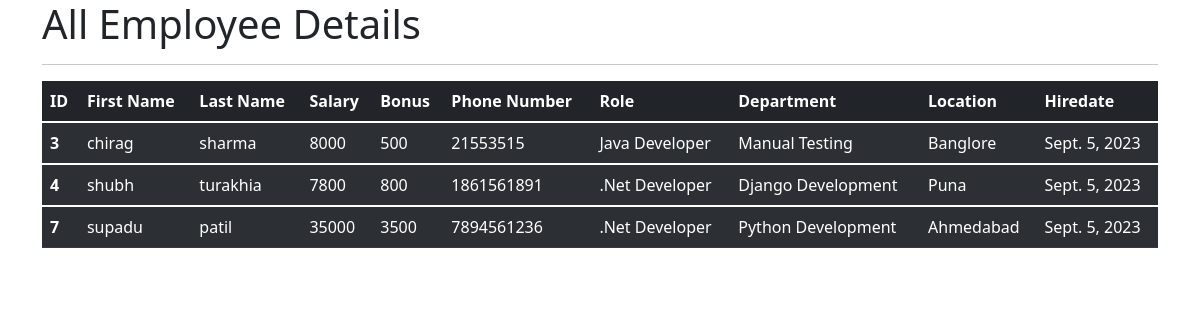
The app's page /all_emp with its own data.
### emp_app/models.py (models this page shows, shortened)
class Employee(models.Model):
    first_name = models.CharField(max_length=100,null=False)
    last_name = models.CharField(max_length=100)
    dept = models.ForeignKey(Department,on_delete=models.CASCADE)
    salary = models.IntegerField(default=0)
    bonus = models.IntegerField(default=0)
    role = models.ForeignKey(Role,on_delete=models.CASCADE)
    phone = models.IntegerField(default=0)
    hire_date = models.DateField()

class Role(models.Model):
    name = models.CharField(max_length=100,null=0)

class Department(models.Model):
    name = models.CharField(max_length=100,null=False)
    location = models.CharField(max_length=100)

### emp_app/views.py (the view)
# urls.py: path('all_emp',all_emp,name='all_emp'),
def all_emp(request):
    emps = Employee.objects.all()
    context = {
        'emps':emps
    }
    return render(request,'view_all_emp.html',context)

### templates/view_all_emp.html (shortened to what this page needs)
<!doctype html>
<html lang="en">
  <head>
    <link href="https://cdn.jsdelivr.net/npm/bootstrap@5.1.3/dist/css/bootstrap.min.css" rel="stylesheet">
  </head>
  <body>
    <div class="container">
        <h1>All Employee Details</h1><hr>
        <table class="table table-dark table-striped">
            <thead>
              <tr>
                <th scope="col">ID</th>
                <th scope="col">First Name</th>
                <th scope="col">Last Name</th>
                <th scope="col">Salary</th>
                <th scope="col">Bonus</th>
                <th scope="col">Phone Number</th>
                <th scope="col">Role</th>
                <th scope="col">Department</th>
                <th scope="col">Location</th>
                <th scope="col">Hiredate</th>
              </tr>
            </thead>
                {% for emp in emps %}
            <tbody>
              <tr>
                <th scope="row">{{emp.id}}</th>
                <td>{{emp.first_name}}</td>
                <td>{{emp.last_name}}</td>
                <td>{{emp.salary}}</td>
                <td>{{emp.bonus}}</td>
                <td>{{emp.phone}}</td>
                <td>{{emp.role.name}}</td>
                <td>{{emp.dept.name}}</td>
                <td>{{emp.dept.location}}</td>
                <td>{{emp.hire_date}}</td>
              </tr>
            </tbody>
            {% endfor %}
          </table>
    </div>
  </body>
</html>

### records on screen
Employee: id "3", first_name "chirag", last_name "sharma", salary "8000", bonus "500", phone "21553515", role.name "Java Developer", dept.name "Manual Testing", dept.location "Banglore", hire_date "Sept. 5, 2023"
Employee: id "4", first_name "shubh", last_name "turakhia", salary "7800", bonus "800", phone "1861561891", role.name ".Net Developer", dept.name "Django Development", dept.location "Puna", hire_date "Sept. 5, 2023"
Employee: id "7", first_name "supadu", last_name "patil", salary "35000", bonus "3500", phone "7894561236", role.name ".Net Developer", dept.name "Python Development", dept.location "Ahmedabad", hire_date "Sept. 5, 2023"
